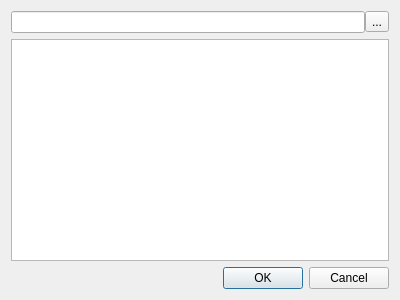
<?xml version="1.0" encoding="UTF-8"?>
<ui version="4.0">
 <class>TypeDialog</class>
 <widget class="QDialog" name="TypeDialog">
  <property name="geometry">
   <rect>
    <x>0</x>
    <y>0</y>
    <width>400</width>
    <height>300</height>
   </rect>
  </property>
  <property name="windowTitle">
   <string>Type Selection</string>
  </property>
  <property name="windowIcon">
   <iconset resource="icons.qrc">
    <normaloff>:/icons/variable.png</normaloff>:/icons/variable.png</iconset>
  </property>
  <layout class="QVBoxLayout" name="verticalLayout">
   <item>
    <layout class="QHBoxLayout" name="horizontalLayout">
     <property name="spacing">
      <number>0</number>
     </property>
     <item>
      <widget class="QLineEdit" name="leFilter"/>
     </item>
     <item>
      <widget class="QToolButton" name="btnClearFilter">
       <property name="toolTip">
        <string>Clear filter</string>
       </property>
       <property name="text">
        <string notr="true">...</string>
       </property>
       <property name="icon">
        <iconset resource="icons.qrc">
         <normaloff>:/icons/remove.png</normaloff>:/icons/remove.png</iconset>
       </property>
      </widget>
     </item>
    </layout>
   </item>
   <item>
    <widget class="QTreeWidget" name="type_tree">
     <property name="sortingEnabled">
      <bool>false</bool>
     </property>
     <attribute name="headerVisible">
      <bool>false</bool>
     </attribute>
     <attribute name="headerShowSortIndicator" stdset="0">
      <bool>false</bool>
     </attribute>
     <attribute name="headerStretchLastSection">
      <bool>false</bool>
     </attribute>
     <column>
      <property name="text">
       <string notr="true">Type name</string>
      </property>
     </column>
     <column>
      <property name="text">
       <string>Type ID</string>
      </property>
     </column>
    </widget>
   </item>
   <item>
    <widget class="QDialogButtonBox" name="buttonBox">
     <property name="orientation">
      <enum>Qt::Horizontal</enum>
     </property>
     <property name="standardButtons">
      <set>QDialogButtonBox::Cancel|QDialogButtonBox::Ok</set>
     </property>
    </widget>
   </item>
  </layout>
 </widget>
 <resources>
  <include location="icons.qrc"/>
 </resources>
 <connections>
  <connection>
   <sender>buttonBox</sender>
   <signal>accepted()</signal>
   <receiver>TypeDialog</receiver>
   <slot>accept()</slot>
   <hints>
    <hint type="sourcelabel">
     <x>227</x>
     <y>282</y>
    </hint>
    <hint type="destinationlabel">
     <x>157</x>
     <y>274</y>
    </hint>
   </hints>
  </connection>
  <connection>
   <sender>buttonBox</sender>
   <signal>rejected()</signal>
   <receiver>TypeDialog</receiver>
   <slot>reject()</slot>
   <hints>
    <hint type="sourcelabel">
     <x>295</x>
     <y>288</y>
    </hint>
    <hint type="destinationlabel">
     <x>286</x>
     <y>274</y>
    </hint>
   </hints>
  </connection>
 </connections>
</ui>
